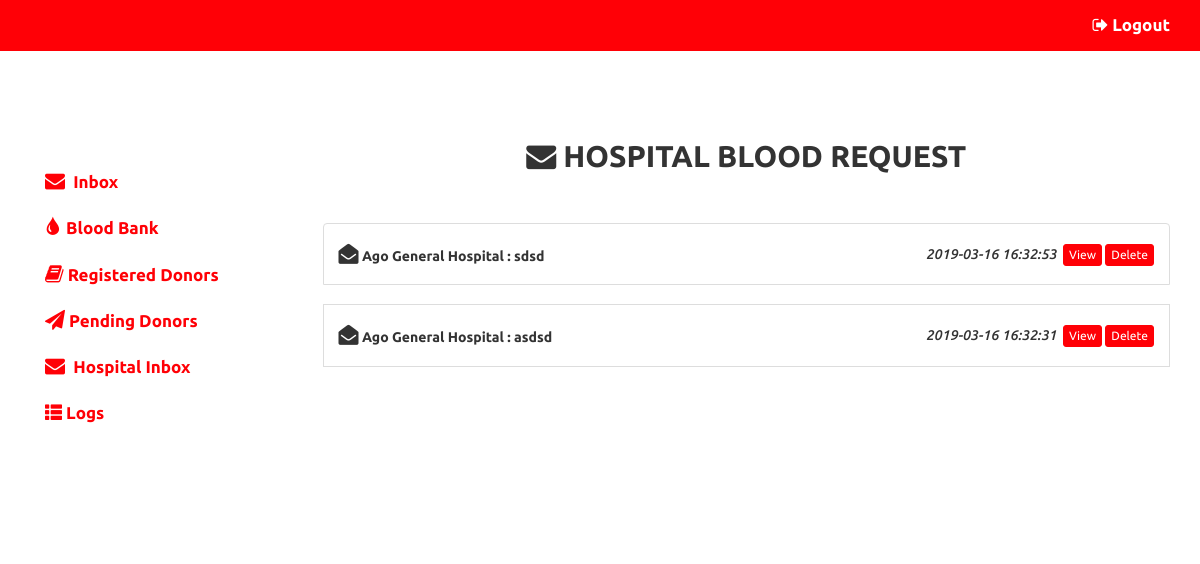
The app's page /h_inbox.php (signed in) with its own data.
### tables this page shows
CREATE TABLE `hospital_mssg` (
  `hospital_mssg_id` int(11) NOT NULL,
  `h_name` varchar(150) NOT NULL,
  `contact` text NOT NULL,
  `message` text NOT NULL,
  `logs` datetime NOT NULL,
  `status` int(11) NOT NULL,
  `num_units` int(100) NOT NULL,
  `blood_type` text NOT NULL
);

### h_inbox.php (the view, shortened to what this page needs)
<?php
include("config.php");
?>
<html>
<link rel="stylesheet" href="https://maxcdn.bootstrapcdn.com/bootstrap/3.4.0/css/bootstrap.min.css">
	<head>
			<?php include("h_inbox_head.php");?>
	</head>
	<body>
<?php include("admin_topnav.php"); ?>
<div class="container"  style='margin-top:70px;'>
	<div class="row">
		<div class="col-sm-3">
			<?php include("admin_side_nav.php");?>
		</div>
		<div class="col-sm-9" >
			<center><h2></i> <i style="font-size:30px" class="fa">&#xf0e0;</i> <b>HOSPITAL BLOOD REQUEST</b></h2></center><br><br>
<?php
$sql="SELECT * FROM hospital_mssg ORDER BY hospital_mssg_id DESC";
$result=$con->query($sql);
if($result->num_rows>0)
{
	echo '<ul class="list-group">';
		while($row=$result->fetch_assoc())
		{
			if($row['status']=='1')
			{
				echo '<li class="list-group-item">
						<span>
						<h5><b><i style="font-size:20px" class="fa">&#xf0e0;</i> '.$row["h_name"].' : '.substr($row["message"],0,50).'</b>
						</span>
						<span   class="pull-right">
							<i>'.$row['logs'].'</i>&nbsp;
							<a href="h_view_mess.php?id='.$row['hospital_mssg_id'].'" class="btn btn-primary  btn-xs">View</a>
							<a href="h_mess_del.php?id='.$row['hospital_mssg_id'].'"  class="btn btn-primary  btn-xs">Delete</a>
						</span>
					</li>';
			}
			else
			{
				echo '<li class="list-group-item">
						<span>
						<h5><b><i style="font-size:20px" class="fa">&#xf2b6;</i> '.$row["h_name"].' : '.substr($row["message"],0,50).'</b>
						</span>
						<span   class="pull-right">
							<i>'.$row['logs'].'</i>&nbsp;
							<a href="h_view_mess.php?id='.$row['hospital_mssg_id'].'" class="btn btn-primary btn-xs">View</a>
							<a href="h_mess_del.php?id='.$row['hospital_mssg_id'].'"  class="btn btn-primary btn-xs">Delete</a>
						</span>
				</li>';
			}
			echo"<br>";
		}
	echo'</ul>';
}
else
{
	echo "<br><br><b>No Messages</b>";
}
?>
</div>
</div>
	 <?php include("admin_footer.php"); ?>
	</body>
</html>

### css/modern-business.css (style rules this page uses)
html, body { height: 100%; }
body { padding-top: 50px; }
p,li { font-size:17px; }
.navbar-default,.panel-heading,.btn-primary { background-color:#ff0006 !important; border-color:#ff0006 !important; }

### records on screen
hospital_mssg: h_name "Ago General Hospital", message "sdsd", logs "2019-03-16 16:32:53"
hospital_mssg: h_name "Ago General Hospital", message "asdsd", logs "2019-03-16 16:32:31"
